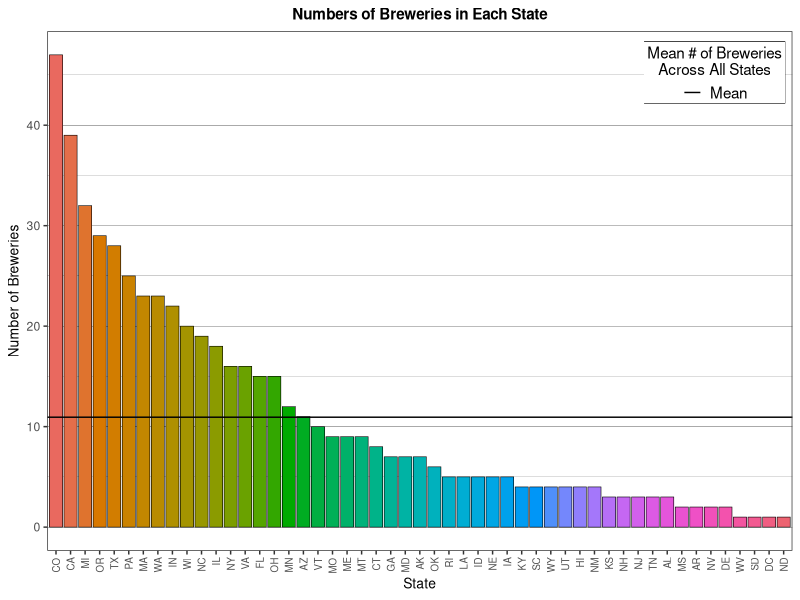
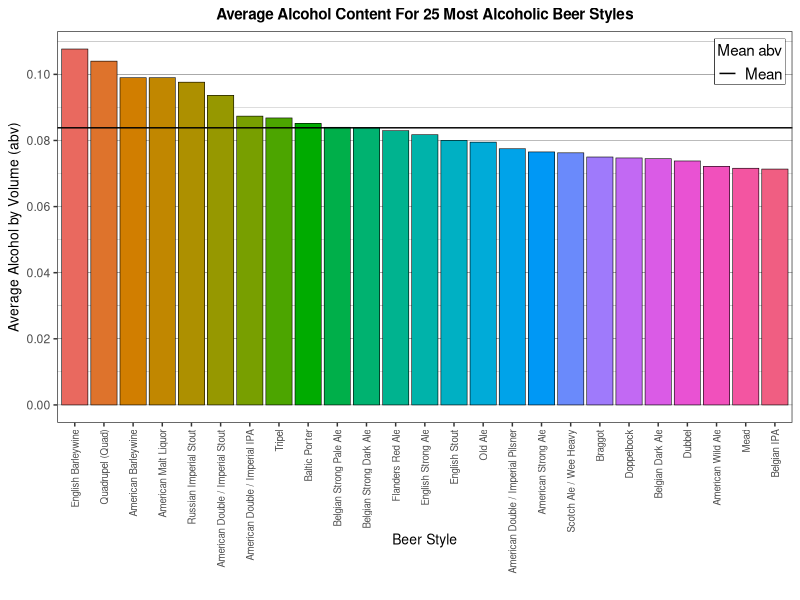
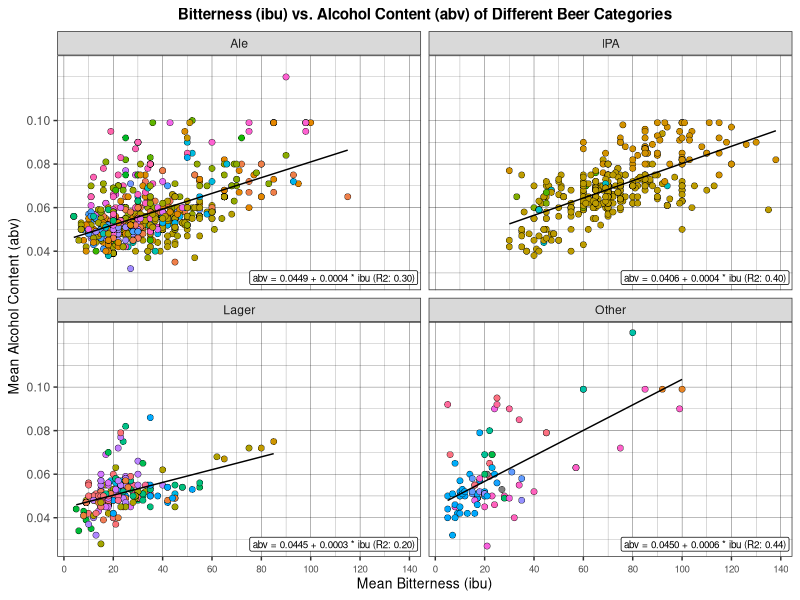

Write the R code that produced these figures, in order.
## ---- chunk 1
#| label: setup
#| message: false
# load packages
library(ggplot2)
library(dplyr)
## ---- chunk 2
# load data

beers <- readxl::read_excel("data/beers.xlsx")
breweries <- readxl::read_excel("data/breweries.xlsx")
## ---- chunk 3
# Making a theme
my_plot_theme <-
  theme_bw() +
  theme(
    plot.title = element_text(size = 11, face = "bold", hjust = 0.5), #enlarging, bolding, centering the title
    panel.grid.major.y = element_line(color = "black", linewidth = 0.1), #making the y major tick marks bolder than the minor tick marks (also below)
    panel.grid.minor.y = element_line(color = "black", linewidth = 0.05),
    panel.grid.major.x = element_blank(), #getting rid of x axis lines because the vertical lines are distracting and unnecessary in a box plot (also below)
    panel.grid.minor.x = element_blank(),
    axis.title = element_text(size = 10), #setting axis title size
    axis.text.x = element_text(size = 7, angle = 90, vjust = 0.5, hjust = 1), #setting axis text size, angle, justification
    legend.title = element_text(size = 11, hjust = 0.5), #setting legend title size
    legend.text = element_text(size = 11), #setting legend text size
    legend.margin = margin(t = 2, r = 2, b = 2, l = 2, unit = "pt"), #making the margins of the legend box smaller so it doesn't take up as much room in the plot
    legend.key.height = unit(0.4, "lines"), #setting the height of the legend key line
    legend.key.width = unit(1, "lines"), #setting the width of the legend key line
    legend.position = "inside", #moving the legend to inside of the plot
    legend.position.inside = c(0.99, 0.98), #setting the legend position in reference to the line below
    legend.justification = c("right", "top"), #reference frame for setting the legend position
    legend.box.background = element_rect(
      #setting the legend to have a white background and a black outline,
      color = "black",
      fill = "white",
      linewidth = 0.25
    )
  )
## ---- chunk 4
#| label: fig-1
#| fig-cap: Craft breweries in each state, with a black line showing the mean number of breweries across all state.
#| fig-height: 5
#| fig-width: 7
breweries_by_state <- breweries |> #make a new data frame with breweries grouped by state and adding a column "n" that has the number of breweries/entries per grouped state
  summarize(n = n(), .by = state) |>
  arrange(desc(n)) |>
  mutate(state = factor(state, levels = state)) # # convert state to factor with levels in the order of arranged data so that ggplot plots them in descending order, order states by number of breweries


breweries_by_state |>
  ggplot() +
  aes(x = state, y = n, fill = state) +
  geom_col(color = "black", linewidth = 0.2) + #giving the columns a skinny (0.2) black outline
  geom_hline(
    mapping = aes(yintercept = mean(n), color = "Mean")
  ) + #calculating the mean # of breweries and adding a horizontal line across with that value, and setting the color to "Mean" for "Mean" show up in the legend
  scale_color_manual(
    name = "Mean # of Breweries\nAcross All States", #setting legend title for the color entry
    values = c("Mean" = "black") #setting the color of "Mean" to black
  ) +
  labs(
    # setting x and y axis labels and the title
    x = "State",
    y = "Number of Breweries",
    title = "Numbers of Breweries in Each State"
  ) +
  scale_fill_hue(c = 100, l = 60) + #setting the colors of the bars--this maps each level to an evenly spaced hue on the color wheel, where c is chroma (intensity of color between 0-360) and l is luminence (lightness between 0-100)
  guides(fill = "none") + #getting rid of the legend since the fill just serves as a visual way to separate each state
  my_plot_theme
## ---- chunk 5
#| label: fig-2
#| fig-cap: 25 craft beer styles with highest alcohol content (alcohol by volume, or abv), with a black line showing average abv.
#| fig-width: 7
#| fig-height: 6
beer_by_abv <- beers |>
  # exclude beers without abv info
  filter(!is.na(abv)) |>
  summarize(
    #group by beer style and add a column of mean abv
    .by = "style",
    mean_abv = mean(abv),
    n = n() # add column with number of entries per group
  )

#making a new dataframe with only the top 25 abv beer styles
beer_by_abv_top25 <- beer_by_abv |>
  slice_max(mean_abv, n = 25)


beer_by_abv_top25 <- beer_by_abv_top25 |>
  arrange(desc(mean_abv)) |>
  mutate(style = factor(style, levels = style)) # convert style to factor with levels in the order of arranged data so that ggplot plots them in descending order

beer_by_abv_top25 |>
  ggplot() +
  aes(x = style, y = mean_abv, fill = style) +
  geom_col(color = "black", linewidth = 0.2) +
  scale_fill_hue(c = 100, l = 60) + #setting the colors of the bars--this maps each level to an evenly spaced hue on the color wheel, where c is chroma (intensity of color between 0-360) and l is luminence (lightness between 0-100)
  guides(fill = "none") + #getting rid of the legend since the fill just serves as a visual way to separate each style
  geom_hline(
    mapping = aes(yintercept = mean(mean_abv), color = "Mean")
  ) + #calculating the mean abv and adding a horizontal line across with that value, and setting the color to "Mean" to show up in the legend
  scale_color_manual(
    name = "Mean abv",
    values = c("Mean" = "black")
  ) +
  scale_y_continuous(breaks = seq(0, 0.1, 0.02)) + # resetting the y axis from 0 to 0.1 to have more tick marks than the default so that it is easier to see values
  labs(
    # setting axes and plot titles
    x = "Beer Style",
    y = "Average Alcohol by Volume (abv)",
    title = "Average Alcohol Content For 25 Most Alcoholic Beer Styles"
  ) +
  my_plot_theme +
  theme(
    axis.title.x = element_text(vjust = 12) #setting the x axis title to be closer to the axis text
  )
## ---- chunk 6
#| label: fig-3
#| fig-cap: Exploring the relationship between bitterness (ibu) and alcohol content (abv) for different beer categories, with lines of best fit and their associated equations. Colors represent different styles of beer, just to illustrate the variety (legend not shown because it has too many elements).
#| fig-width: 7
#| fig-height: 4
#| message: FALSE
beers_ibu_abv <- beers |>
  # exclude beers without abv or ibu info
  filter(!is.na(abv), !is.na(ibu), !is.na(category))


# make function (from class) to determine linear regression line
determine_linear_reg_line <- function(ds, formula) {
  ds |>
    summarize(
      n = n(),
      fit = lm({{ formula }}) |> list(),
      intercept = coef(fit[[1]])[1],
      slope = coef(fit[[1]])[2],
      r2 = summary(fit[[1]])$adj.r.squared
    ) |>
    as_tibble() |>
    mutate(
      eq = sprintf("abv = %.4f + %.4f * ibu (R2: %.2f)", intercept, slope, r2)
    )
}

# apply function to my beers dataset to make sure it works and assign it to a variable tosuppress table in html rendering
linear_reg_beers <- beers_ibu_abv |>
  group_by(category) |>
  determine_linear_reg_line(abv ~ ibu)


beers_ibu_abv |>
  ggplot() +
  aes(x = ibu, y = abv) +
  geom_point(
    aes(fill = style),
    size = 2,
    shape = 21,
    color = "black",
    stroke = 0.2
  ) +
  geom_smooth(
    method = "lm",
    color = "black",
    linewidth = 0.5,
    se = FALSE
  ) +
  # geom_text(  # commented this out because I wanted my equations to have white boxes around them, which required geom_label() instead of geom_text()
  #   data = beers_ibu_abv |>
  #     group_by(category) |>
  #     determine_linear_reg_line(abv ~ ibu),
  #   inherit.aes = FALSE,
  #   mapping = aes(label = eq, x = Inf, y = -Inf),
  #   hjust = 1.02,
  #   vjust = -0.4,
  #   size = 2.5
  # ) +
  geom_label(
    data = beers_ibu_abv |>
      group_by(category) |>
      determine_linear_reg_line(abv ~ ibu),
    inherit.aes = FALSE,
    mapping = aes(label = eq, x = Inf, y = -Inf),
    hjust = 1.02,
    vjust = -0.4,
    size = 2.5,
    fill = "white", # box color
    color = "black", # text color
    linewidth = 0.2 # border thickness
  ) +
  facet_wrap(~category) + # faceting by category
  labs(
    title = "Bitterness (ibu) vs. Alcohol Content (abv) of Different Beer Categories",
    x = "Mean Bitterness (ibu)",
    y = "Mean Alcohol Content (abv)"
  ) +
  scale_y_continuous(breaks = seq(0, 0.1, 0.02)) + # resetting the y axis from 0 to 0.1 to have more tick marks than the default so that it is easier to see values
  scale_x_continuous(breaks = seq(0, 140, 20)) + # resetting the y axis from 0 to 0.1 to have more tick marks than the default so that it is easier to see values
  my_plot_theme +
  theme(
    legend.position = "none", #removing legend since there are too many colors for it to be legible
    axis.text.x = element_text(angle = 0, hjust = 0.5), # overwriting my plot theme so the axis text is horizontal instead of vertical
    panel.grid.major.x = element_line(color = "black", linewidth = 0.1), # adding x axis lines back in since it's a scatterplot (same as below)
    panel.grid.minor.x = element_line(color = "black", linewidth = 0.05)
  )
